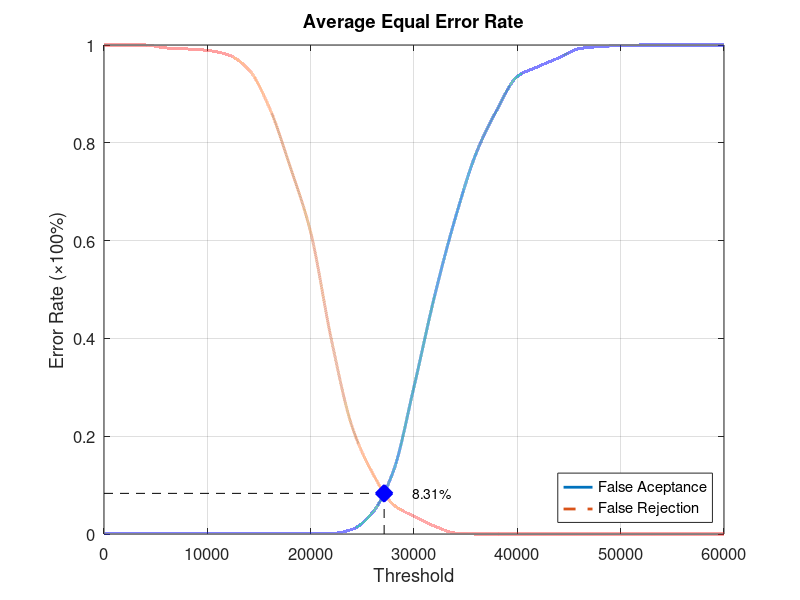
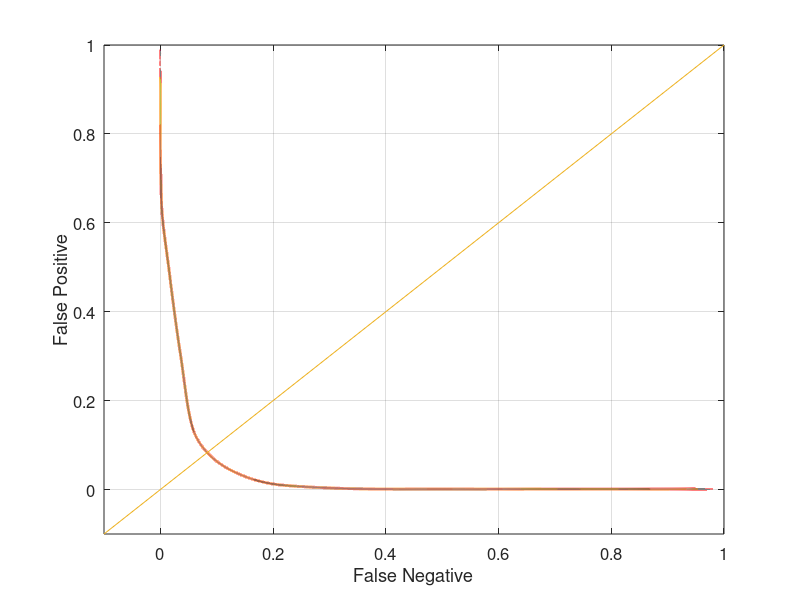

Here is the MATLAB script that generated these plots, in order:
function yEER = Database2Average
close all;
clear;
clc;
x = 0:2000:60000;
xq = 0:0.5:60000;

y0 = [0 0.00105263 0.00105263 0.00105263 0.00105263 0.00105263 0.00105263 0.00105263 0.00105263 0.00105263 0.00105263 0.00105263 0.00947368 0.0442105 0.128421 0.301053 0.487368 0.646316 0.777895 0.866316 0.935789 0.955789 0.973684 0.992632 0.996842 0.998947 1 1 1 1 1];
yy0 = interp1(x, y0, xq, 'pchip');
y1 = [1 1 1 0.994 0.992 0.989 0.98 0.95 0.872 0.752 0.617 0.398 0.22 0.124 0.06 0.036 0.016 0.002 0 0 0 0 0 0 0 0 0 0 0 0 0];
yy1 = interp1(x, y1, xq, 'pchip');

% Calculating EER: 
y2 = abs(y0 - y1);
find(y2 == min(y2))
yy2 = abs(yy0 - yy1);
xEER = find(yy2 == min(yy2));
xEERIndex = xq(xEER) % X-axis EER
yEER = yy0(xEER) % Y-axis EER

main = figure
plot(xq, yy0,'-','LineWidth', 2);	hold on
plot(xq, yy1,'--','LineWidth', 2);	hold on
plot([xEERIndex xEERIndex], [0 yEER], 'k--');	hold on
plot([0 xEERIndex], [yEER yEER], 'k--');	hold on
plot(xEERIndex, yEER, 'bx', 'LineWidth', 10);	hold on
text(xEERIndex + 10 * xEERIndex / 100, yEER, [num2str(round((10000 * yEER)) / 100) '%'])
legend('False Aceptance', 'False Rejection', 'Location', 'SouthEast')
xlabel('Threshold')
ylabel('Error Rate (\times100%)')
title('Average Equal Error Rate')
set(gca, 'FontSize', 12)
axis([0 60000 0 1])
grid on

print(main, 'Database2AverageMain', '-dpng');
FNRxFPR = figure('Color', [1 1 1]);
plot(yy1, yy0, '-', yy1, yy0, 'LineWidth', 2);
hold on
y = -0.1:0.1:1
plot(y, y); 
set(gca, 'FontSize', 12)
xlabel('False Negative')
ylabel('False Positive')
axis([-0.1 1 -0.1 1])
set(gca, 'FontSize', 12)
grid on

print(FNRxFPR, 'Database2AverageFNRxFPR','-dpng');
end
